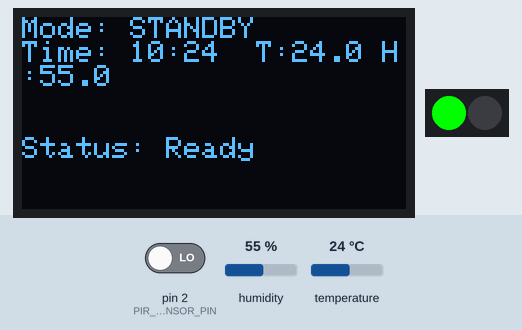
A sketch run on a simulated Arduino Uno, built with avr-gcc and run on an emulated ATmega328P. Parts: 128×64 one-colour display, 2 RGB LEDs in strip order, left to right. Inputs (shaded band) come from the test bench; at power-on: pin 2 (PIR_SENSOR_PIN) LOW, humidity 55 %, temperature 24 °C. The local clock reads 2024-03-15 10:24:30 at power-on unless the sketch sets it.

Above: at 1.6 s.
1.7 s: pin 2 (PIR_SENSOR_PIN) driven HIGH
At 3.3 s:
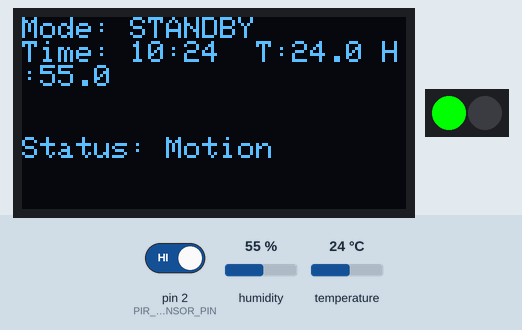
4.5 s: humidity set to 22 %
At 6.4 s:
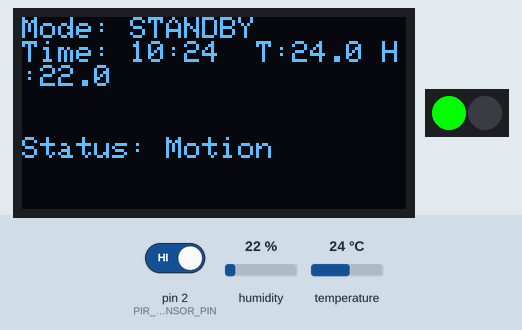
7.5 s: temperature set to 12 °C
At 9.9 s:
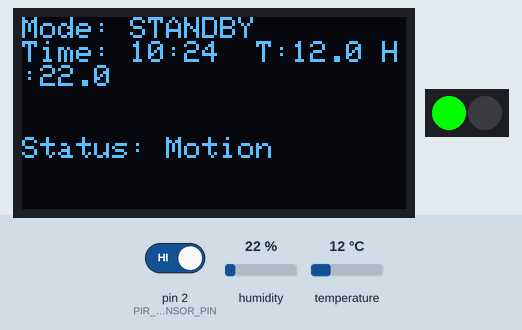
10.5 s: humidity set to 40 %
At 13.2 s:
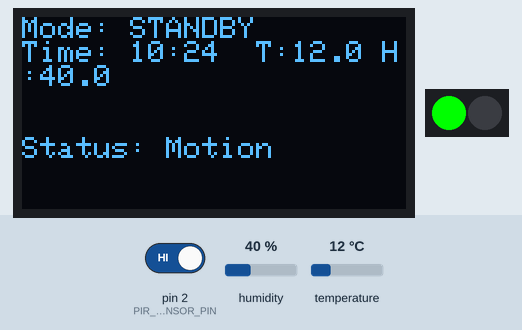
13.5 s: temperature set to 19 °C
At 30.8 s:
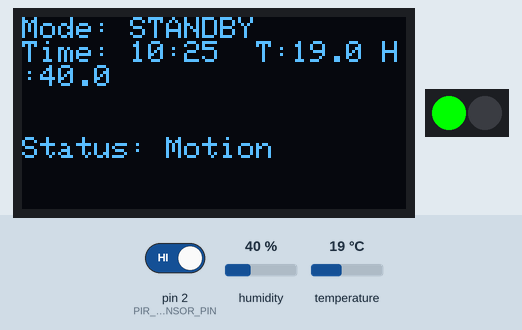
Timing chart, 0 to 31.5 s (numbered marks = the images above; inputs shaded):
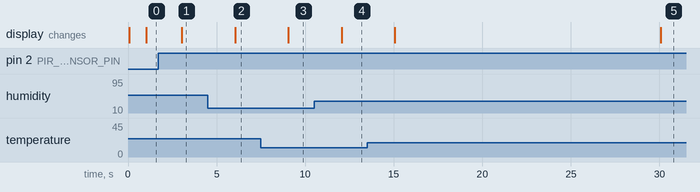

The sketch:

catcam_uno_firmware.ino
```cpp
#include <Wire.h>
#include <Adafruit_GFX.h>
#include <Adafruit_SSD1306.h>
#include <ChainableLED.h>
#include <DHT.h>
#include <RTClib.h>
#include <SoftwareSerial.h>
#include <ArduinoJson.h>

#define PIR_SENSOR_PIN 2
#define DHT_PIN 3
#define RGB_LED_PIN 4
#define NICLA_RX_PIN 8
#define NICLA_TX_PIN 7

Adafruit_SSD1306 display(128, 64, &Wire, -1);
ChainableLED rgbLED(RGB_LED_PIN, RGB_LED_PIN, 2);
DHT dht(DHT_PIN, DHT22);
RTC_DS1307 rtc;
SoftwareSerial niclaSerial(NICLA_TX_PIN, NICLA_RX_PIN);

unsigned long lastSensorRead = 0;
unsigned long lastMotionTime = 0;
unsigned long lastStatusUpdate = 0;
unsigned long lastDisplayUpdate = 0;
unsigned long messageSequence = 0;

bool motionDetected = false;
bool lastMotionState = false;
float temperature = 0.0;
float humidity = 0.0;

String currentMode = "STANDBY";
String lastUploadTime = "N/A";
String statusMessage = "Initializing";
StaticJsonDocument<256> jsonDoc;
String jsonBuffer = "";

void setup() {
  Serial.begin(115200);
  niclaSerial.begin(57600);
  Wire.begin();

  display.begin(SSD1306_SWITCHCAPVCC, 0x3C);
  display.clearDisplay();
  display.setTextSize(1);
  display.setTextColor(SSD1306_WHITE);
  display.setCursor(0, 0);
  display.println("CatCam");
  display.println("Init...");
  display.display();

  pinMode(PIR_SENSOR_PIN, INPUT);
  dht.begin();

  if (rtc.begin() && !rtc.isrunning()) {
    rtc.adjust(DateTime(F(__DATE__), F(__TIME__)));
  }

  rgbLED.init();
  rgbLED.setColorRGB(0, 0, 255, 0);
  statusMessage = "Ready";
}

void loop() {
  unsigned long t = millis();

  if (t - lastSensorRead >= 1000) {
    lastSensorRead = t;
    bool currentMotion = digitalRead(PIR_SENSOR_PIN);
    if (currentMotion && !lastMotionState) {
      motionDetected = true;
      lastMotionTime = t;
    }
    lastMotionState = currentMotion;

    float nt = dht.readTemperature();
    float nh = dht.readHumidity();
    if (!isnan(nt)) temperature = nt;
    if (!isnan(nh)) humidity = nh;
  }

  if (t - lastDisplayUpdate >= 1000) {
    lastDisplayUpdate = t;
    DateTime now = rtc.now();
    display.clearDisplay();
    display.setTextSize(1);
    display.setCursor(0, 0);
    display.print("Mode: "); display.println(currentMode);
    display.print("Time: ");
    if (now.hour() < 10) display.print('0');
    display.print(now.hour()); display.print(':');
    if (now.minute() < 10) display.print('0');
    display.print(now.minute());
    display.print("  T:"); display.print(temperature, 1);
    display.print(" H:"); display.print(humidity, 1);
    display.setCursor(0, 40);
    display.print("Status: "); display.println(statusMessage);
    display.display();
  }

  if (t - lastStatusUpdate >= 5000) {
    lastStatusUpdate = t;
    jsonDoc.clear();
    jsonDoc["type"] = "sensor";
    jsonDoc["motion"] = motionDetected;
    jsonDoc["temp_c"] = temperature;
    jsonDoc["humidity"] = humidity;
    jsonDoc["seq"] = messageSequence++;
    String out;
    serializeJson(jsonDoc, out);
    niclaSerial.println(out);
    motionDetected = false;
  }

  if (motionDetected && (t - lastMotionTime >= 500)) {
    jsonDoc.clear();
    jsonDoc["type"] = "command";
    jsonDoc["cmd"] = "set_mode";
    jsonDoc["mode"] = "alert";
    jsonDoc["reason"] = "motion";
    jsonDoc["duration_s"] = 30;
    jsonDoc["seq"] = messageSequence++;
    String out;
    serializeJson(jsonDoc, out);
    niclaSerial.println(out);
    statusMessage = "Motion";
  }

  while (niclaSerial.available()) {
    char c = niclaSerial.read();
    if (c == '\n') {
      if (!deserializeJson(jsonDoc, jsonBuffer)) {
        if (jsonDoc["type"].as<String>() == "status") {
          currentMode = jsonDoc["mode"].as<String>();
          lastUploadTime = jsonDoc["last_upload"].as<String>();
          if (currentMode == "STANDBY") rgbLED.setColorRGB(0, 0, 255, 0);
          else if (currentMode == "ALERT") rgbLED.setColorRGB(0, 255, 255, 0);
          else if (currentMode == "ACTIVE") rgbLED.setColorRGB(0, 0, 0, 255);
          else rgbLED.setColorRGB(0, 255, 0, 0);
          statusMessage = "Connected";
        }
      }
      jsonBuffer = "";
    } else {
      jsonBuffer += c;
    }
  }
}
```

Measured:
- after the input at 1.7 s, the display: changes after 1.3 s (image 1)
- after the input at 4.5 s, the display: changes after 1.6 s (image 2)
- after the input at 7.5 s, the display: changes after 1.6 s (image 3)
- after the input at 10.5 s, the display: changes after 1.6 s (image 4)
- after the input at 13.5 s, the display: first changes after 1.6 s (image 5 shows a later state)
